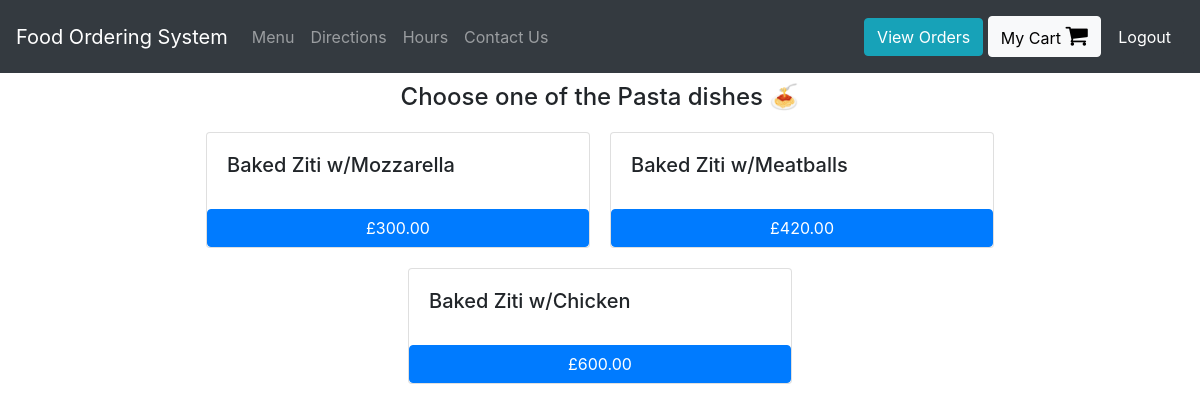
/Pasta (signed in), run on the app's committed database.
### orders/models.py (models this page shows)
class Pasta(models.Model):
    dish_name = models.CharField(max_length=200)
    price = models.DecimalField(max_digits=6, decimal_places=2)
    def __str__(self):
        return f"{self.dish_name}"

### orders/views.py (the view)
# urls.py: path("Pasta", views.pasta, name="pasta"),
def pasta(request):
    if request.user.is_authenticated:
        return render(request, "orders/pasta.html", context = {"dishes":Pasta.objects.all})
    else:
        return redirect("orders:login")

### orders/templates/orders/pasta.html
{% extends 'orders/header.html' %}
{% block content %}
    <div class="container">
      <h4 style="margin:10px; text-align:center;"> Choose one of the Pasta dishes &#x1f35d </h4>
      <div class="row justify-content-center">
        {% for dish in dishes %}
            <div class="card" id="regular_pizza_card" style="width: 24rem; margin:10px;">
              <div class="card-body">
                <h5 class="card-title" >{{dish}}</h5>
              </div>
              <button class="btn btn-primary" onclick="add_to_cart({item_description:'{{dish}}' , price:{{dish.price}} })">£{{dish.price}}</button>
            </div>
        {% endfor %}
      </div>
    </div>
{% endblock %}

### data on the page
Pasta: dish_name "Baked Ziti w/Mozzarella", price "300.00"
Pasta: dish_name "Baked Ziti w/Meatballs", price "420.00"
Pasta: dish_name "Baked Ziti w/Chicken", price "600.00"
